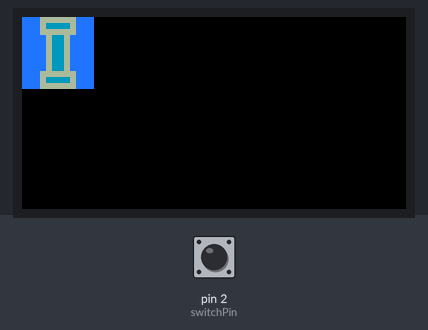
A sketch run on a simulated Arduino Uno, built with avr-gcc and run on an emulated ATmega328P. Shown: 64×32 colour display. Inputs (shaded band) come from the test bench; at power-on: pin 2 (switchPin) HIGH. What the sketch prints to the serial monitor is not drawn.

Above: at 1.2 s.
1.3 s: pin 2 (switchPin) pulled LOW for 0.15 s
At 2.7 s:
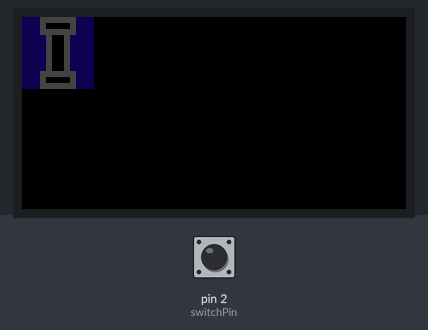
Timing chart, 0 to 4.3 s (numbered marks = the images above; inputs shaded):
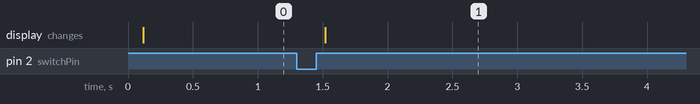

The sketch:

sketch_dec20b.ino
```cpp
#include <RGBmatrixPanel.h>

/* button setup (Wire to be NC)*/
const int switchPin = 2;

int currentState = LOW;
int lastState = LOW;

unsigned long lastDebounceTime;
unsigned long debounceTime = 50;

// Most of the signal pins are configurable, but the CLK pin has some
// special constraints.  On 8-bit AVR boards it must be on PORTB...
// Pin 8 works on the Arduino Uno & compatibles (e.g. Adafruit Metro),
// Pin 11 works on the Arduino Mega.  On 32-bit SAMD boards it must be
// on the same PORT as the RGB data pins (D2-D7)...
// Pin 8 works on the Adafruit Metro M0 or Arduino Zero,
// Pin A4 works on the Adafruit Metro M4 (if using the Adafruit RGB
// Matrix Shield, cut trace between CLK pads and run a wire to A4).

//#define CLK  8   // USE THIS ON ADAFRUIT METRO M0, etc.
//#define CLK A4 // USE THIS ON METRO M4 (not M0)
#define CLK 11 // USE THIS ON ARDUINO MEGA
#define OE   9
#define LAT 10
#define A   A0
#define B   A1
#define C   A2
#define D   A3

#define TWO_WAY   0
#define THREE_WAY 1
#define FOUR_WAY  2

//rotate clockwise
#define ZERO        1
#define NINETY      2
#define ONE_EIGHTY  3
#define TWO_SEVENTY 4

#define BUFFER  0
#define REGULAR 1

RGBmatrixPanel matrix(A, B, C, D, CLK, LAT, OE, false, 64);

class pipe {
  public:
  byte pos_x;
  byte pos_y;
  byte zone_type;
  byte pipe_type;
  byte rotation;

  pipe();
  //~pipe();
  void rotate();
  void change_pos();
};

pipe::pipe(){
  this->pos_x = 0;
  this->pos_y = 0;
}

pipe test_pipe;

//pipe pipe_array[25];

/*void two_way_horizontal(byte x, byte y){
  //block edges
  //matrix.drawRect(0, 0, 12, 12, matrix.Color333(169, 169, 169));
  //matrix.fillRect(0, 0, 12, 12, matrix.Color444(0x92, 0x97, 0xbf));
  //top rec
  matrix.fillRect(3, 0, 6, 3, matrix.Color444(0xb0, 0xd9, 0xbb));
  matrix.drawRect(3, 0, 6, 3, matrix.Color444(0x3a,0x3b,0x39));
  //bottom rec
  matrix.fillRect(3, 9, 6, 3, matrix.Color444(0xb0, 0xd9, 0xbb));
  matrix.drawRect(3, 9, 6, 3, matrix.Color444(0x3a,0x3b,0x39));
  //middle rec
  matrix.fillRect(4, 2, 4, 8, matrix.Color444(0xb0, 0xd9, 0xbb));
  matrix.drawRect(4, 2, 4, 8, matrix.Color444(0x3a,0x3b,0x39));
}
*/

void two_way_v(byte x, byte y){
  matrix.drawRect(x, y, 12, 12, matrix.Color333(169, 169, 169));
  matrix.fillRect(x, y, 12, 12, matrix.Color444(0x92, 0x97, 0xbf));
  //top rec
  matrix.fillRect(x+3, y, 6, 3, matrix.Color444(0xb0, 0xd9, 0xbb));
  matrix.drawRect(x+3, y, 6, 3, matrix.Color444(0x3a,0x3b,0x39));
  //bottom rec
  matrix.fillRect(x+3, y+9, 6, 3, matrix.Color444(0xb0, 0xd9, 0xbb));
  matrix.drawRect(x+3, y+9, 6, 3, matrix.Color444(0x3a,0x3b,0x39));
  //middle rec
  matrix.fillRect(x+4, y+2, 4, 8, matrix.Color444(0xb0, 0xd9, 0xbb));
  matrix.drawRect(x+4, y+2, 4, 8, matrix.Color444(0x3a,0x3b,0x39));
}

void two_way_h(byte x, byte y){
  matrix.fillRect(x, y, 12, 12, matrix.Color444(1, 0, 5));
  //rectangle on bottom side
  matrix.drawRect(x + 3, y, 6, 3, matrix.Color444(4, 4, 4));
  matrix.fillRect(x + 4, y + 1, 4, 1, matrix.Color444(0,0,0));
  //middle rectangle
  matrix.drawRect(x + 4, y + 2, 4, 8, matrix.Color444(4, 4, 4));
  matrix.fillRect(x + 5, y + 3, 2, 6, matrix.Color444(0,0,0));
  //rectangle on top side
  matrix.drawRect(x + 3, y + 9, 6, 3, matrix.Color444(4, 4, 4));
  matrix.fillRect(x + 4, y + 10, 4, 1, matrix.Color444(0, 0, 0));
}

void three_way_0(byte x, byte y){

}

void three_way_90(byte x, byte y){

}

void three_way_180(byte x, byte y){

}

void three_way_270(byte x, byte y){

}

void four_way(byte x, byte y){

}

/*
 * @pipe object
 * base on pipe object values, print the pipe onto the display
 */
void print_pipe(pipe cur_pipe){
  byte degree = cur_pipe.rotation;
  switch(cur_pipe.pipe_type){
  case TWO_WAY:
    if (degree == ZERO || degree == ONE_EIGHTY)
      two_way_h(cur_pipe.pos_x, cur_pipe.pos_y);
    if (degree == NINETY || degree == TWO_SEVENTY)
      two_way_v(cur_pipe.pos_x, cur_pipe.pos_y);
    break;
  case THREE_WAY:
    if (degree == ZERO)
      three_way_0(cur_pipe.pos_x, cur_pipe.pos_y);
    if (degree == NINETY)
      three_way_90(cur_pipe.pos_x, cur_pipe.pos_y);
    if (degree == ONE_EIGHTY)
      three_way_180(cur_pipe.pos_x, cur_pipe.pos_y);
    if (degree == TWO_SEVENTY)
      three_way_270(cur_pipe.pos_x, cur_pipe.pos_y);
    break;
  case FOUR_WAY:
    four_way(cur_pipe.pos_x, cur_pipe.pos_y);
  }
}

void setup() {
  pinMode(switchPin, INPUT_PULLUP);
  matrix.begin();
  Serial.begin(9600);

  test_pipe.pos_x = 0;
  test_pipe.pos_y = 0;
  test_pipe.zone_type = REGULAR;
  test_pipe.pipe_type = TWO_WAY;
  test_pipe.rotation = ZERO;

  print_pipe(test_pipe);
  //three way up
  /*matrix.fillRect(3, 0, 6, 3, matrix.Color444(0xb0, 0xd9, 0xbb));
  matrix.drawRect(3, 0, 6, 3, matrix.Color444(0x3a,0x3b,0x39));

  matrix.fillRect(0, 3, 3, 6, matrix.Color444(0xb0, 0xd9, 0xbb));
  matrix.drawRect(0, 3, 3, 6, matrix.Color444(0x3a,0x3b,0x39));

  matrix.fillRect(9, 3, 3, 6, matrix.Color444(0xb0, 0xd9, 0xbb));
  matrix.drawRect(9, 3, 3, 6, matrix.Color444(0x3a,0x3b,0x39));

  matrix.drawRect(4, 2, 4, 6, matrix.Color444(0x3a,0x3b,0x39));
  matrix.drawRect(2, 4, 8, 4, matrix.Color444(0x3a,0x3b,0x39));

  matrix.fillRect(5, 3, 2, 4, matrix.Color444(0xb0, 0xd9, 0xbb));
  matrix.fillRect(3, 5, 6, 2, matrix.Color444(0xb0, 0xd9, 0xbb));
  */

  //three way down
/*  matrix.fillRect(3, 9, 6, 3, matrix.Color444(0xb0, 0xd9, 0xbb));
  matrix.drawRect(3, 9, 6, 3, matrix.Color444(0x3a,0x3b,0x39));

  matrix.fillRect(0, 3, 3, 6, matrix.Color444(0xb0, 0xd9, 0xbb));
  matrix.drawRect(0, 3, 3, 6, matrix.Color444(0x3a,0x3b,0x39));

  matrix.fillRect(9, 3, 3, 6, matrix.Color444(0xb0, 0xd9, 0xbb));
  matrix.drawRect(9, 3, 3, 6, matrix.Color444(0x3a,0x3b,0x39));

  matrix.drawRect(4, 4, 4, 6, matrix.Color444(0x3a,0x3b,0x39));
  matrix.drawRect(2, 4, 8, 4, matrix.Color444(0x3a,0x3b,0x39));

  matrix.fillRect(5, 5, 2, 4, matrix.Color444(0xb0, 0xd9, 0xbb));
  matrix.fillRect(3, 5, 6, 2, matrix.Color444(0xb0, 0xd9, 0xbb));
*/
  //three way left
  /*
  matrix.fillRect(3, 0, 6, 3, matrix.Color444(0xb0, 0xd9, 0xbb));
  matrix.drawRect(3, 0, 6, 3, matrix.Color444(0x3a,0x3b,0x39));

  matrix.fillRect(9, 3, 3, 6, matrix.Color444(0xb0, 0xd9, 0xbb));
  matrix.drawRect(9, 3, 3, 6, matrix.Color444(0x3a,0x3b,0x39));

  matrix.fillRect(3, 9, 6, 3, matrix.Color444(0xb0, 0xd9, 0xbb));
  matrix.drawRect(3, 9, 6, 3, matrix.Color444(0x3a,0x3b,0x39));

  matrix.drawRect(4, 2, 4, 8, matrix.Color444(0x3a,0x3b,0x39));
  matrix.drawRect(4, 4, 6, 4, matrix.Color444(0x3a,0x3b,0x39));

  matrix.fillRect(5, 3, 2, 6, matrix.Color444(0xb0, 0xd9, 0xbb));
  matrix.fillRect(5, 5, 4, 2, matrix.Color444(0xb0, 0xd9, 0xbb));
  */
  //three way right
 /*
  matrix.fillRect(3, 0, 6, 3, matrix.Color444(0xb0, 0xd9, 0xbb));
  matrix.drawRect(3, 0, 6, 3, matrix.Color444(0x3a,0x3b,0x39));

  matrix.fillRect(3, 9, 6, 3, matrix.Color444(0xb0, 0xd9, 0xbb));
  matrix.drawRect(3, 9, 6, 3, matrix.Color444(0x3a,0x3b,0x39));

  matrix.fillRect(0, 3, 3, 6, matrix.Color444(0xb0, 0xd9, 0xbb));
  matrix.drawRect(0, 3, 3, 6, matrix.Color444(0x3a,0x3b,0x39));

  matrix.drawRect(4, 2, 4, 8, matrix.Color444(0x3a,0x3b,0x39));
  matrix.drawRect(2, 4, 6, 4, matrix.Color444(0x3a,0x3b,0x39));

  matrix.fillRect(5, 3, 2, 6, matrix.Color444(0xb0, 0xd9, 0xbb));
  matrix.fillRect(3, 5, 4, 2, matrix.Color444(0xb0, 0xd9, 0xbb));
  */
  //four way
  /*matrix.fillRect(0, 0, 12, 12, matrix.Color444(0xa8, 0x7c, 0xa0));

  matrix.fillRect(3, 0, 6, 3, matrix.Color444(0x55, 0x55, 0x55));
  matrix.drawRect(3, 0, 6, 3, matrix.Color444(0x55,0x55,0x55));

  matrix.fillRect(3, 9, 6, 3, matrix.Color444(0x55, 0x55, 0x55));
  matrix.drawRect(3, 9, 6, 3, matrix.Color444(0x55,0x55,0x55));

  matrix.fillRect(0, 3, 3, 6, matrix.Color444(0x55, 0x55, 0x55));
  matrix.drawRect(0, 3, 3, 6, matrix.Color444(0x55,0x55,0x55));

  matrix.fillRect(9, 3, 3, 6, matrix.Color444(0xb0, 0xd9, 0xbb));
  matrix.drawRect(9, 3, 3, 6, matrix.Color444(0x55,0x55,0x55));

  matrix.drawRect(4, 2, 4, 8, matrix.Color444(0x55,0x55,0x55));
  matrix.drawRect(2, 4, 8, 4, matrix.Color444(0x55,0x55,0x55));

  matrix.fillRect(5, 3, 2, 6, matrix.Color444(0x55, 0x55, 0x55));
  matrix.fillRect(3, 5, 6, 2, matrix.Color444(0x55, 0x55, 0x55));
  */
}

void loop() {
  int readSwitch = digitalRead(switchPin);
  Serial.println(readSwitch);
  //check to see if new read is same as old state, if not then new lastDebounceTime
  if(readSwitch != lastState){
    lastDebounceTime = millis();
  }

  // put your main code here, to run repeatedly:
  if((millis()-lastDebounceTime)>debounceTime){
    //we only want to do something if the state changes
    if(readSwitch!=currentState){
      currentState = readSwitch;
      if(currentState == HIGH){
        //toggle between on and off
        byte current_rot = test_pipe.rotation % 4;
        test_pipe.rotation = (current_rot == 0) ? 1 : (test_pipe.rotation + 1);
        //Serial.println(test_pipe.rotation);
        print_pipe(test_pipe);
      }
    }
  }
  lastState = readSwitch;


}
```

Measured:
- after the input at 1.3 s, the display: changes after 0.22 s (image 1)
